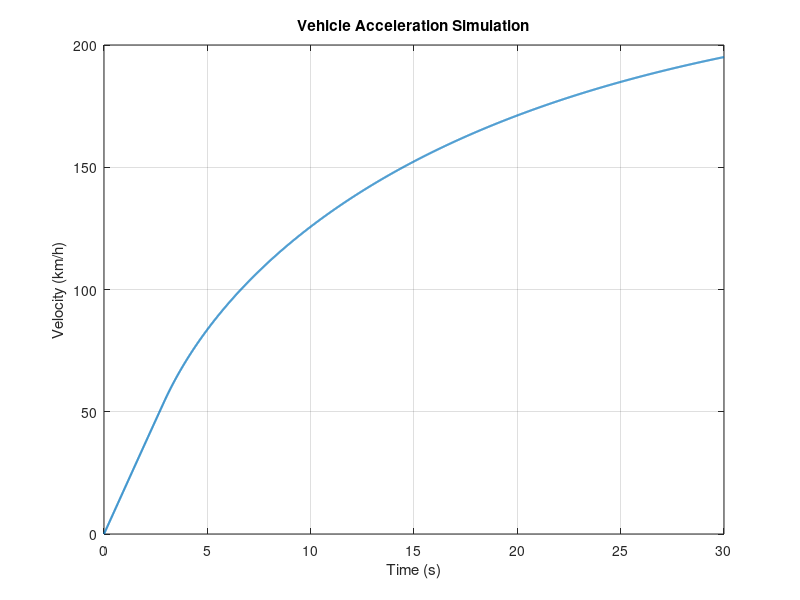

Here is the MATLAB script that generated this plot:
% Vehicle Acceleration Simulation
% Author: Chris
% Description: Simulates a car's acceleration from rest using basic physics and adjustable parameters.

clear; clc;

%% --- Adjustable Vehicle Parameters ---
m        = 1500;      % Vehicle mass (kg) — affects inertia and acceleration
P_engine = 120000;    % Engine power (W) — defines available tractive force
Cd       = 0.32;      % Drag coefficient — aerodynamic efficiency
A        = 2.2;       % Frontal area (m^2) — surface exposed to airflow
Crr      = 0.015;     % Rolling resistance coefficient — Tyre/road losses
rho      = 1.225;     % Air density (kg/m^3) — affects drag
g        = 9.81;      % Gravity (m/s^2) — used for rolling resistance

%% --- Simulation Parameters ---
t_end = 30;           % Total simulation time (s)
dt    = 0.01;         % Time step (s)
t     = 0:dt:t_end;   % Time vector
v     = zeros(size(t)); % Velocity array (m/s)

%% --- Numerical Integration Loop ---
for i = 2:length(t)
    F_drag = 0.5 * rho * Cd * A * v(i-1)^2;          % Aerodynamic drag
    F_roll = Crr * m * g;                            % Rolling resistance
    F_traction = min(P_engine / max(v(i-1), 1), 8000); % Tractive force (limited)
    a = (F_traction - F_drag - F_roll) / m;          % Acceleration (m/s^2)
    v(i) = v(i-1) + a * dt;                          % Velocity update
end

%% --- Plot Results ---
figure;
plot(t, v * 3.6, 'LineWidth', 1.5); % Convert m/s to km/h
xlabel('Time (s)');
ylabel('Velocity (km/h)');
title('Vehicle Acceleration Simulation');
grid on;

%% --- Display Key Result ---
v_target = 100 / 3.6; % 100 km/h in m/s
idx_100 = find(v >= v_target, 1);
if ~isempty(idx_100)
    fprintf('0–100 km/h time: %.2f seconds\n', t(idx_100));
else
    fprintf('Vehicle did not reach 100 km/h within %.1f seconds.\n', t_end);
end
